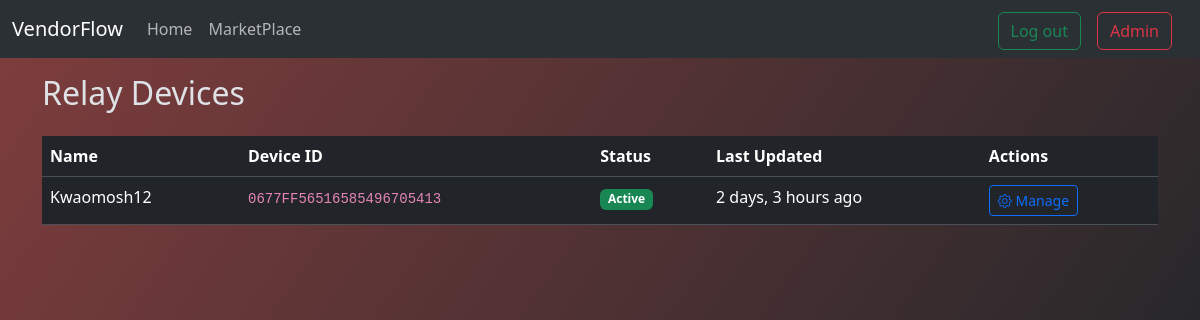
Page /relays/ (signed in) on the committed database.
### base/models.py (models this page shows, shortened)
class RelayDevice(models.Model):
    device_id = models.CharField(
        max_length=24,
        unique=True,
        help_text="Unique identifier for the device (e.g., 0677FF565165854967054030)"
    )
    name = models.CharField(
        max_length=100,
        blank=True,
        help_text="Human-readable name for the device"
    )
    created_at = models.DateTimeField(auto_now_add=True)
    updated_at = models.DateTimeField(auto_now=True)
    is_active = models.BooleanField(default=True)
    owner = models.ForeignKey(Client, on_delete=models.CASCADE, related_name='relay_owner')
    class Meta:
        ordering = ['-created_at']

### base/views.py (the view)
# urls.py: path("relays/", RelayDeviceListView.as_view(), name="relay-device-list"),
class RelayDeviceListView(LoginRequiredMixin, View):
    def get(self, request):
        devices = RelayDevice.objects.filter(owner=request.user)
        nav_links = [
            {'name': 'MarketPlace', 'url_name': 'marketplace'},
                ]
        context = {
                'devices': devices,
                'nav_links': nav_links,
            }
        return render(request, 'relays/device_list.html', context=context)

### base/templates/relays/device_list.html (shortened to what this page needs)
{% extends 'base/base.html' %} {% block title %} Relay Devices {% endblock title %} {% block content %} {% include 'base/navbar.html' %}
<div class="container">
  <div class="row my-3">
    <h2>Relay Devices</h2>
  </div>
  <div class="table-responsive">
    <table class="table table-hover">
      <thead>
        <tr>
          <th>Name</th>
          <th>Device ID</th>
          <th>Status</th>
          <th>Last Updated</th>
          <th>Actions</th>
        </tr>
      </thead>
      <tbody>
        {% for device in devices %}
        <tr>
          <td>{{ device.name }}</td>
          <td><code>{{ device.device_id }}</code></td>
          <td>
            <span
              class="badge bg-{% if device.is_active %}success{% else %}secondary{% endif %}"
            >
              {{ device.is_active|yesno:"Active,Inactive" }}
            </span>
          </td>
          <td>{{ device.updated_at|timesince }} ago</td>
          <td>
            <a href="{% url 'relay-device-detail' device.id %}" class="btn btn-sm btn-outline-primary">
              <i class="bi bi-gear"></i> Manage
            </a>
          </td>
        </tr>
        {% empty %}
        <tr>
          <td colspan="5" class="text-center">No devices found</td>
        </tr>
        {% endfor %}
      </tbody>
    </table>
  </div>
 {% endblock %}

### static/css/styles.css (style rules this page uses)
body { background: linear-gradient(125deg, #803d3d 0%, #23272a 85%); min-height: 100vh; }

### rows in the picture
RelayDevice: name "Kwaomosh12", device_id "0677FF56516585496705413", is_active "Active", updated_at "2 days, 3 hours"

### other values in the picture
{{ link.name }} "MarketPlace"
